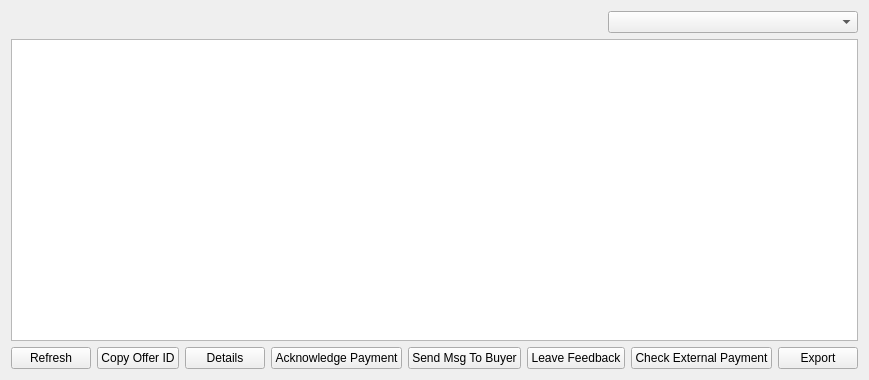
<?xml version="1.0" encoding="UTF-8"?>
<ui version="4.0">
 <class>MyAcceptedOfferListPage</class>
 <widget class="QWidget" name="MyAcceptedOfferListPage">
  <property name="geometry">
   <rect>
    <x>0</x>
    <y>0</y>
    <width>805</width>
    <height>380</height>
   </rect>
  </property>
  <property name="windowTitle">
   <string>My Accepted Offers</string>
  </property>
  <layout class="QVBoxLayout" name="verticalLayout">
   <item>
    <layout class="QHBoxLayout" name="horizontalLayout_2">
     <item>
      <widget class="QLabel" name="labelExplanation">
       <property name="textFormat">
        <enum>Qt::PlainText</enum>
       </property>
       <property name="wordWrap">
        <bool>true</bool>
       </property>
      </widget>
     </item>
     <item>
      <widget class="QComboBox" name="displayListIdentity">
       <property name="maximumSize">
        <size>
         <width>250</width>
         <height>16777215</height>
        </size>
       </property>
       <property name="editable">
        <bool>false</bool>
       </property>
      </widget>
     </item>
    </layout>
   </item>
   <item>
    <widget class="QTableView" name="tableView">
     <property name="contextMenuPolicy">
      <enum>Qt::CustomContextMenu</enum>
     </property>
     <property name="toolTip">
      <string/>
     </property>
     <property name="tabKeyNavigation">
      <bool>false</bool>
     </property>
     <property name="alternatingRowColors">
      <bool>true</bool>
     </property>
     <property name="selectionMode">
      <enum>QAbstractItemView::SingleSelection</enum>
     </property>
     <property name="selectionBehavior">
      <enum>QAbstractItemView::SelectRows</enum>
     </property>
     <property name="sortingEnabled">
      <bool>true</bool>
     </property>
     <attribute name="verticalHeaderVisible">
      <bool>false</bool>
     </attribute>
    </widget>
   </item>
   <item>
    <layout class="QHBoxLayout" name="horizontalLayout">
     <item>
      <widget class="QPushButton" name="refreshButton">
       <property name="maximumSize">
        <size>
         <width>16777215</width>
         <height>48</height>
        </size>
       </property>
       <property name="toolTip">
        <string>Refresh your accepted offer list</string>
       </property>
       <property name="text">
        <string>Refresh</string>
       </property>
      </widget>
     </item>
     <item>
      <widget class="QPushButton" name="copyOffer">
       <property name="toolTip">
        <string>Copy the currently selected offer to the system clipboard</string>
       </property>
       <property name="text">
        <string>Copy Offer ID</string>
       </property>
      </widget>
     </item>
     <item>
      <widget class="QPushButton" name="detailButton">
       <property name="toolTip">
        <string>Details of the currently accepted offer</string>
       </property>
       <property name="text">
        <string>Details</string>
       </property>
      </widget>
     </item>
     <item>
      <widget class="QPushButton" name="ackButton">
       <property name="text">
        <string>Acknowledge Payment</string>
       </property>
      </widget>
     </item>
     <item>
      <widget class="QPushButton" name="messageButton">
       <property name="toolTip">
        <string>Send message to buyer</string>
       </property>
       <property name="text">
        <string>Send Msg To Buyer</string>
       </property>
      </widget>
     </item>
     <item>
      <widget class="QPushButton" name="feedbackButton">
       <property name="text">
        <string>Leave Feedback</string>
       </property>
      </widget>
     </item>
     <item>
      <widget class="QPushButton" name="extButton">
       <property name="toolTip">
        <string>Check payment for this offer from an external chain</string>
       </property>
       <property name="text">
        <string>Check External Payment</string>
       </property>
      </widget>
     </item>
     <item>
      <spacer name="horizontalSpacer">
       <property name="orientation">
        <enum>Qt::Horizontal</enum>
       </property>
       <property name="sizeHint" stdset="0">
        <size>
         <width>40</width>
         <height>20</height>
        </size>
       </property>
      </spacer>
     </item>
     <item>
      <widget class="QPushButton" name="exportButton">
       <property name="toolTip">
        <string>Export the data in the current tab to a file</string>
       </property>
       <property name="text">
        <string>Export</string>
       </property>
      </widget>
     </item>
    </layout>
   </item>
  </layout>
 </widget>
 <resources>
  <include location="../dynamic.qrc"/>
 </resources>
 <connections/>
</ui>
